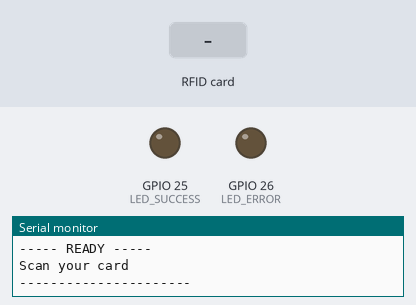
This program was run on a simulated ESP32. Parts: output pins drawn as LEDs (lit = HIGH), the last lines printed to the serial monitor. Dashed ring = blinking. The test bench sets the inputs (shaded band). WiFi joins after 1.5 s; servers stay silent unless stated; uploads are accepted with an empty reply.

Above: at 11.1 s.
11.2 s: RFID card 5E 7A 19 C4 held to the reader
At 11.35 s:
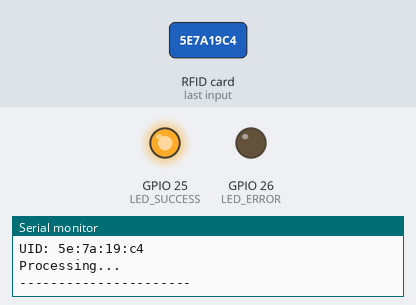
At 12.41 s:
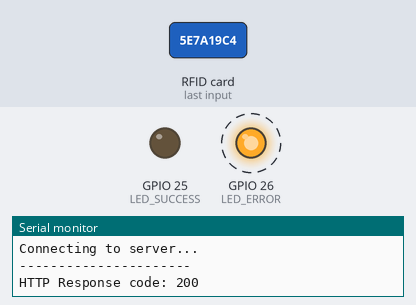
Timing chart, 0 to 18.5 s (numbered marks = the images above; inputs shaded):
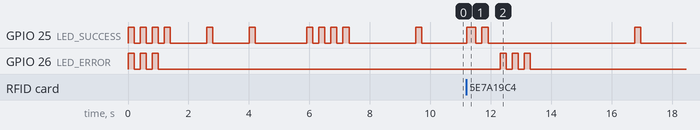

Measured:
- after the input at 11.2 s, GPIO 25 (LED_SUCCESS): goes HIGH 0.31 s, LOW 0.20 s, HIGH 0.20 s, LOW 4.9 s, HIGH 0.20 s, then LOW, starting at once; GPIO 26 (LED_ERROR): alternates HIGH for 0.20 s and LOW for 0.20 s, 6 changes in all, then stays LOW, starting after 1.1 s

The program:

main.cpp
```cpp
#include <Arduino.h>
#include <Wire.h>
#include <Adafruit_PN532.h>
#include <WiFi.h>
#include <HTTPClient.h>
#include <ArduinoJson.h>
// OLED libraries commented out
//#include <Adafruit_GFX.h>
//#include <Adafruit_SSD1306.h>

// I2C pins for both device
#define I2C_SDA 21
#define I2C_SCL 22

// Oled display settings commented out
/*
#define SCREEN_WIDTH 128
#define SCREEN_HEIGHT 64
#define OLED_RESET -1
#define SCREEN_ADDRESS 0x3C
Adafruit_SSD1306 display(SCREEN_WIDTH, SCREEN_HEIGHT, &Wire, OLED_RESET);
*/

// Create PN532 instance with I2C
#define PN532_IQR  (-1)
#define PN532_RESET (-1)
Adafruit_PN532 nfc(PN532_IQR, PN532_RESET);

// Wifi credentials
const char* ssid = "Galaxy S10e51a0";
const char* password = "123456789";

// Backend API URL
const char* serverUrl = "http://192.168.45.249:5000/api/attendance"; // will have to change later

// Define device ID
#define DEVICE_ID "esp32-main-entrance"

// Define Led pins
#define LED_SUCCESS 25 //GREEN LED
#define LED_ERROR 26 //RED LED

// Function declarations - modified to use Serial instead of display
void logMessage(String title, String message, bool isError);
void flashLED(int pin, int times);
void sendAttendanceData(String uid);

// Modified to log to Serial instead of display
void logMessage(String title, String message, bool isError) {
  Serial.println("\n----- " + title + " -----");
  Serial.println(message);
  Serial.println("----------------------");

  // Flash appropriate LED to provide visual feedback
  if (isError) {
    flashLED(LED_ERROR, 2);
  } else {
    flashLED(LED_SUCCESS, 1);
  }
}

// Function to flash LEDs
void flashLED(int pin, int times) {
  for (int i = 0; i < times; i++) {
    digitalWrite(pin, HIGH);
    delay(200);
    digitalWrite(pin, LOW);
    delay(200);
  }
}

void setup(){
    // begin serial communications
    Serial.begin(115200);
    while (!Serial) delay(10);
    Serial.println("NFC Attendance System");

    // Initialize I2C
    Wire.begin(I2C_SDA, I2C_SCL);

    // Setup status LEDs
    pinMode(LED_SUCCESS, OUTPUT);
    pinMode(LED_ERROR, OUTPUT);

    // Power indicator - blink both LEDs at startup
    for (int i = 0; i < 3; i++) {
        digitalWrite(LED_SUCCESS, HIGH);
        digitalWrite(LED_ERROR, HIGH);
        delay(200);
        digitalWrite(LED_SUCCESS, LOW);
        digitalWrite(LED_ERROR, LOW);
        delay(200);
    }

    // Log to Serial instead
    logMessage("STARTUP", "Attendance System\nInitializing...", false);
    delay(1000);

    // Initialize NFC reader with I2C
    nfc.begin();

    uint32_t versiondata = nfc.getFirmwareVersion();
    if (!versiondata) {
        Serial.println("Couldn't find PN532 board");
        logMessage("ERROR", "PN532 not found!", true);
        digitalWrite(LED_ERROR, HIGH);
        while (1) delay(10);
    }

    // Configure to read RFID tags
    Serial.println("PN532 NFC Reader detected");
    Serial.print("Firmware ver. ");
    Serial.print((versiondata>>16) & 0xFF, DEC);
    Serial.print('.');
    Serial.println((versiondata>>8) & 0xFF, DEC);

    String firmwareVersion = "Firmware: " + String((versiondata>>16) & 0xFF) + "." + String((versiondata>>8) & 0xFF);
    logMessage("NFC READER", "PN532 detected\n" + firmwareVersion, false);

    nfc.SAMConfig();
    delay(1000);

    // connect to wifi
    logMessage("WIFI", "Connecting to:\n" + String(ssid), false);

    WiFi.begin(ssid, password);
    Serial.print("Connecting to WiFi");

    int dots = 0;
    int attempts = 0;
    while (WiFi.status() != WL_CONNECTED && attempts < 20) {
        delay(500);
        Serial.print(".");
        dots++;
        attempts++;

        if (dots >= 20) {
            dots = 0;
        }
    }

    if (WiFi.status() != WL_CONNECTED) {
        Serial.println("\nWiFi connection failed");
        logMessage("ERROR", "WiFi connection\nfailed!\n\nCheck settings", true);
        digitalWrite(LED_ERROR, HIGH);
        delay(5000);
    } else {
        Serial.println("\nWiFi Connected!");
        Serial.print("IP Address: ");
        Serial.println(WiFi.localIP());

        // If alright flash led and show ready message
        flashLED(LED_SUCCESS, 3);

        String ipAddress = "IP: " + WiFi.localIP().toString();
        logMessage("CONNECTED", ipAddress + "\nSystem Ready", false);
        delay(2000);
    }

    logMessage("READY", "Scan your card", false);
}

void loop() {
    // check if wifi is still connected
    if (WiFi.status() != WL_CONNECTED) {
        Serial.println("WiFi disconnected. Reconnecting...");
        logMessage("ERROR", "WiFi disconnected\nReconnecting...", true);
        WiFi.begin(ssid, password);
        delay(5000);
        logMessage("READY", "Scan your card", false);
        return;
    }

    // show ready message if not already showing
    static unsigned long lastStatusUpdate = 0;
    if(millis() - lastStatusUpdate > 10000) { // Update every 10 seconds
        logMessage("READY", "Scan your card", false);
        lastStatusUpdate = millis();
    }

    // Look for NFC cards
    uint8_t success;
    uint8_t uid[7];
    uint8_t uidLength;

    // Wait for a card to be available
    success = nfc.readPassiveTargetID(PN532_MIFARE_ISO14443A, uid, &uidLength);

    if (success) {
        // Card found! Flash success LED briefly
        digitalWrite(LED_SUCCESS, HIGH);
        delay(100);
        digitalWrite(LED_SUCCESS, LOW);

        // Convert UID to string format
        String cardUID = "";
        for (uint8_t i = 0; i < uidLength; i++) {
            if (uid[i] < 0x10) {
                cardUID += "0";
            }
            cardUID += String(uid[i], HEX);
            if (i < uidLength - 1) {
                cardUID += ":";
            }
        }

        // Match the case used in your Firebase database (lowercase)
        cardUID.toLowerCase(); // Changed from toUpperCase() to match Firebase format

        Serial.print("Card detected! UID: ");
        Serial.println(cardUID);

        // Show card detected message
        logMessage("CARD", "Card detected!\nUID: " + cardUID + "\nProcessing...", false);

        // Send the UID to the backend
        sendAttendanceData(cardUID);

        // Wait before reading again (to avoid multiple reads of same card)
        delay(3000);
        lastStatusUpdate = 0; // Force status update after card read
    }

    delay(250); // Small delay to avoid hammering the PN532
}

void sendAttendanceData(String uid) {
    if (WiFi.status() == WL_CONNECTED) {
        HTTPClient http;
        http.begin(serverUrl);
        http.addHeader("Content-Type", "application/json");

        // Create JSON payload
        StaticJsonDocument<200> doc;
        doc["uid"] = uid; // This matches the field name expected by your Flask backend
        doc["device_id"] = DEVICE_ID;

        String jsonPayload;
        serializeJson(doc, jsonPayload);

        // Show sending message
        logMessage("SENDING", "Connecting to server...", false);

        // Send POST request
        int httpResponseCode = http.POST(jsonPayload);
        String response = "";

        if (httpResponseCode > 0) {
            response = http.getString();
            Serial.print("HTTP Response code: ");
            Serial.println(httpResponseCode);
            Serial.println(response);

            // Parse response
            DynamicJsonDocument respDoc(1024);
            DeserializationError error = deserializeJson(respDoc, response);

            // Different handling based on response code
            if (httpResponseCode == 201) {  // Created status - successful attendance
                String userName = "User";
                if (!error && respDoc.containsKey("user")) {
                    userName = respDoc["user"].as<String>();
                }
                flashLED(LED_SUCCESS, 1);
                logMessage("SUCCESS", "Welcome, " + userName + "\nAttendance recorded", false);
            }
            else if (httpResponseCode == 404) {  // Not Found - card not registered
                flashLED(LED_ERROR, 2);
                logMessage("NOT REGISTERED", "Card not registered\nPlease register first", true);
            }
            else if (httpResponseCode == 400 && !error && respDoc.containsKey("error")) {
                // Already recorded attendance today
                String errorMsg = respDoc["error"].as<String>();
                flashLED(LED_ERROR, 1);
                logMessage("ALREADY RECORDED", errorMsg, true);
            }
            else {
                // Other errors
                flashLED(LED_ERROR, 1);
                String errorMsg = "Error: ";
                if(!error && respDoc.containsKey("error")) {
                    errorMsg += respDoc["error"].as<String>();
                } else {
                    errorMsg += "Code " + String(httpResponseCode);
                }
                logMessage("FAILED", errorMsg, true);
            }
        } else {
            Serial.print("Error on sending POST: ");
            Serial.println(httpResponseCode);
            flashLED(LED_ERROR, 2);
            logMessage("ERROR", "Server connection\nfailed", true);
        }

        http.end();
    } else {
        Serial.println("WiFi not connected");
        flashLED(LED_ERROR, 3);
        logMessage("ERROR", "WiFi disconnected", true);
    }
}
```
